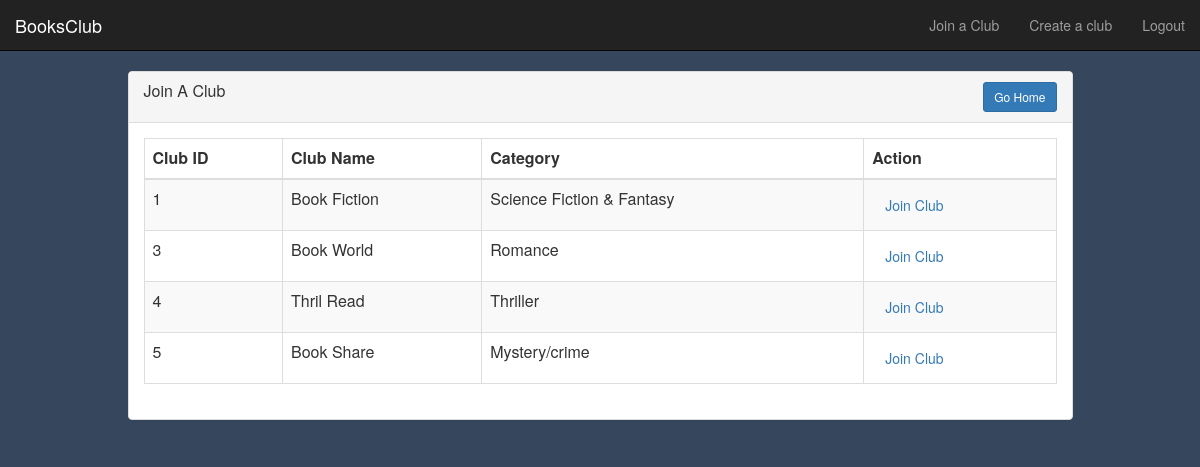
The page /joinclub.php on the database its author committed.
### tables this page shows
CREATE TABLE `club_details` (
  `cid` int(11) NOT NULL,
  `cname` varchar(500) NOT NULL,
  `createdby` varchar(500) NOT NULL,
  `category` varchar(500) NOT NULL
);

### joinclub.php (the view, shortened to what this page needs)
<html>
  <head>
    <?php include("header.php"); ?>
  </head>
  <body style="background: #36465D;">
    <nav class="navbar navbar-inverse navbar-static-top">
      <div class="container-fluid">
        <div class="navbar-header">
          <a class="navbar-brand" href="lenderhomepg.php">BooksClub</a>
        </div>
        <div class="collapse navbar-collapse" id="bs-example-navbar-collapse-1">
          <ul class="nav navbar-nav navbar-right">
            <li><a href="joinclub.php">Join a Club</a></li>
            <li><a href="createclub.php">Create a club</a></li>
            <li><a href="logout.php">Logout</a></li>
          </ul>
        </div>
      </div>
    </nav>
    <?php
    include("connect.php");
    $qr = "select * from club_details";
    $res = mysqli_query($cn, $qr);
    ?>
      <div class="container">
    <div class="row">
        <div class="col-md-10 col-md-offset-1">
            <div class="panel panel-default panel-table">
              <div class="panel-heading">
                <div class="row">
                  <div class="col col-xs-6">
                    <h3 class="panel-title">Join A Club</h3>
                  </div>
                  <div class="col col-xs-6 text-right">
                    <a type="button" href="lenderhomepg.php" class="btn btn-sm btn-primary btn-create">Go Home</a>
                  </div>
                </div>
              </div>
              <div class="panel-body">
                <table class="table table-striped table-bordered table-list">
                  <thead>
                    <tr>
                        <th class="hidden-xs"> Club ID</th>
                        <th>Club Name</th>
                         <th>Category</th>
                         <th>Action</th>
                    </tr>
                  </thead>
                  <tbody>
 			<?php
 				while($row = mysqli_fetch_array($res))
 				{
 			?>
      <tr>
        <td><?php echo $row[0] ?></td>
        <td><?php echo $row[1] ?></td>
        <td><?php echo $row[3] ?></td>
        <td><a class="btn btn-normal" href="projoinclub.php?cid=<?php echo $row[0] ?>">Join Club</a></td>
      </tr>
         <?php
          }
         ?>
       </tbody>
    </table>
           </div>
         </div>
</div></div></div>
     </body>
     </html>

### rows shown on the page
club_details: cid "1", cname "Book Fiction", category "Science Fiction & Fantasy"
club_details: cid "3", cname "Book World", category "Romance"
club_details: cid "4", cname "Thril Read", category "Thriller"
club_details: cid "5", cname "Book Share", category "Mystery/crime"
